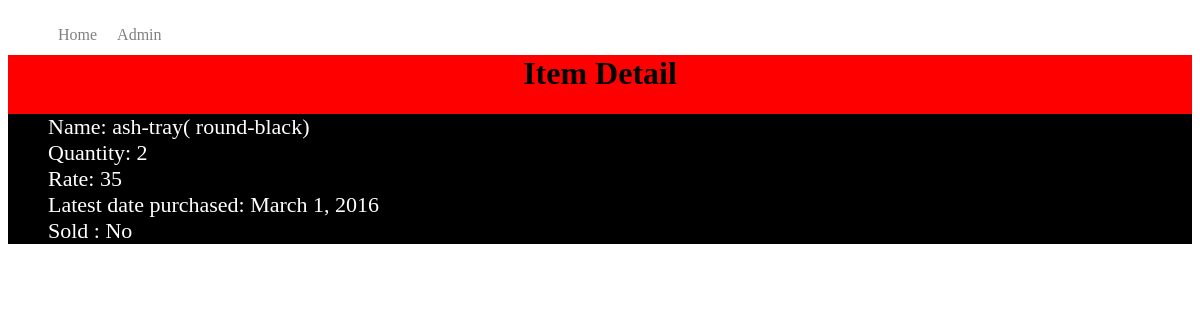
The app's page /buy/9/ with its own data.
### bought/models.py (models this page shows, shortened)
class item(models.Model):
    name = models.CharField(max_length = 60)
    quan = models.IntegerField('Quantity',default = 1)
    rate = models.IntegerField(default = 0)
    date = models.DateField('Bought In')
    status = models.BooleanField('Sold', default = False)

### bought/views.py (the view)
# urls.py: url(r'^(?P<id>\d+)/$', views.detail, name = 'detail')
def detail(request,id):
    itm = get_object_or_404(item, pk = id)
    context = {'item' : itm}
    return render(request,'bought/detail.html', context)

### bought/templates/bought/detail.html (shortened to what this page needs)
<!DOCTYPE html>
<p lang="en">
<head>
</head>
    <body>
<div id="menu">
						<ul class="nav">
							  <li><a href="http://localhost:8000/buy">Home</a></li>
							  <li><a href="http://localhost:8000/admin">Admin</a></li>
						</ul>
					</div>
<br>
{% if item %}
<div style="text-align:center;background:red;">
    <h1 >Item Detail</h1>
<div style="text-align:justify;background-color:black;color:white;" >
<ul id = 'detail'>
    <li>Name: {{item.name}}</li>
    <li>Quantity: {{item.quan}}</li>
    <li>Rate: {{item.rate}}</li>
    <li>Latest date purchased: {{item.date}}</li>
    <li>Sold : {%  if item.status == True %} Yes {% else %} No{%endif%}</li>
</ul>
</div>
{% endif %}
</div>
</body>
</html>

### bought/templates/bought/detail.html (style rules this page uses)
#menu { list-style:none; text-decoration: none; color:white; margin:auto; }
.nav li { padding: 10px; display:inline; float:left; }
.nav li a { text-decoration:none; color:grey; }
#detail li { list-style:none; text-align:left; font-size : 22px; }

### records on screen
item: name "ash-tray( round-black)", quan "2", rate "35", date "March 1, 2016"
